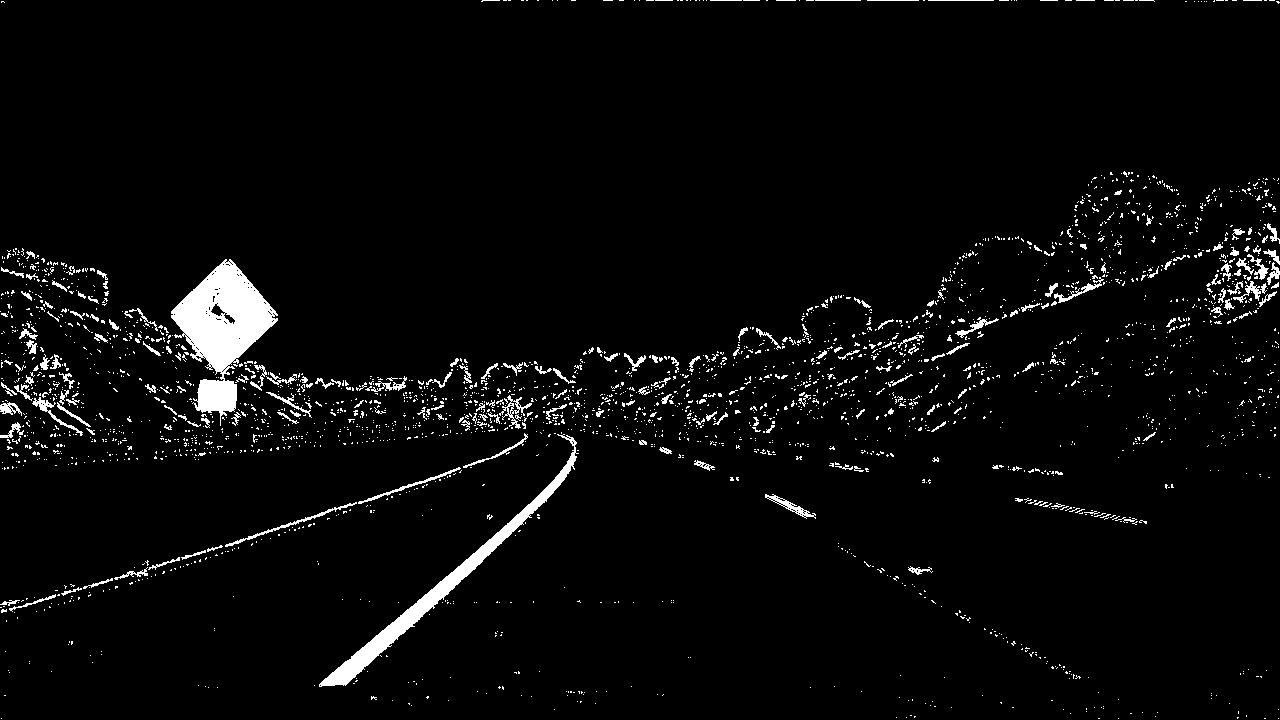
#> input picture src/output_images/thresholded_image.jpg, 1280 x 720 px
$ python perspective_transform.py
#> lines starting #> are read from the running program, lines starting #| are printed output that depends on the picture
import numpy as np
import cv2
import matplotlib.image as mpimg
import matplotlib.pyplot as plt
from threshold import Threshold


class PerpectiveTransform:

    # Static variables
    src = np.float32([[220., 720.], [555., 480.], [730., 480.], [1100., 720.]])
    dst = np.float32([[300, 720], [300, 0], [1280 - 300, 0], [1280 - 300, 720]])

    def __init__(self):
        self.M = None
        self.MInv = None

    def get_perspective_transform_matrix(self):
        """
        :return: Return the perspective transformation matrix
        """
        return self.M

    def get_inverse_perspective_transform_matrix(self):
        """
        :return: Return the perspective transformation matrix
        """
        return self.MInv

    def initialize_perspective_transform_matrix(self):
        """
        Given src and dst points, initialize the perspective transform matrix
        :return:
        """
        self.M = cv2.getPerspectiveTransform(PerpectiveTransform.src,
                                             PerpectiveTransform.dst)

    def initialize_inverse_perspective_transform_matrix(self):
        """
        Given src and dst points, initialize the perspective transform matrix
        :return:
        """
        self.MInv = cv2.getPerspectiveTransform(PerpectiveTransform.dst,
                                                PerpectiveTransform.src)

    def get_four_point_perspective_transform(self, image, M):
        """
        Creates a bird's eye view and returns the transformed image
        and the perspective transformation matrix
        :param image:
        :param: M: perspective transformation matrix
        :return: perspective transformed image
        """

        if M is None:
            print("Perspective transformation matrix is not initialized")
            return

        img = np.copy(image)
        im_shape = (img.shape[1], img.shape[0])

        # Warp the image using OpenCV warpPerspective()
        warped = cv2.warpPerspective(img, M, im_shape, flags=cv2.INTER_LINEAR)

        return warped

    def get_perspective_transform(self, image):
        if self.M is None:
            self.initialize_perspective_transform_matrix()

        return self.get_four_point_perspective_transform(image, self.M)

    def get_inverse_perspective_transform(self, image):
        if self.MInv is None:
            self.initialize_inverse_perspective_transform_matrix()

        return self.get_four_point_perspective_transform(image, self.MInv)


if __name__=="__main__":

    # Read an image
    img = mpimg.imread('output_images/thresholded_image.jpg')
#> img is the input picture: shape (720, 1280, 3); min 0, max 255, mean 9.4

    # Create a PerpectiveTransform object
    p = PerpectiveTransform()

    # Get the perspective transformed image
    perspective_transposed_image = p.get_perspective_transform(img)
#> in get_four_point_perspective_transform, `warped = cv2.warpPerspective(img, M, im_shape, flags=cv2.INTER_LINEAR)`:
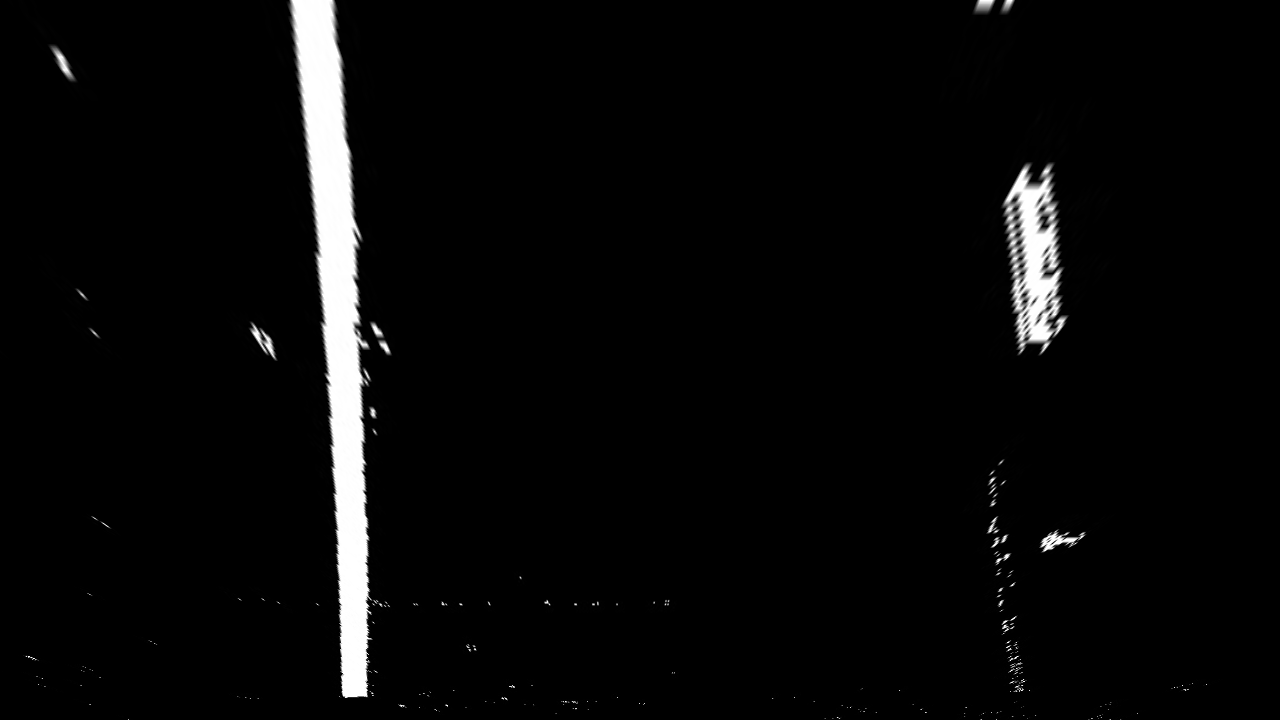
#> warped: shape (720, 1280, 3); min 0, max 255, mean 8.9
    inverse_perspective_transposed_image = p.get_inverse_perspective_transform(perspective_transposed_image)
#> in get_four_point_perspective_transform (call 2), `warped = cv2.warpPerspective(img, M, im_shape, flags=cv2.INTER_LINEAR)`:
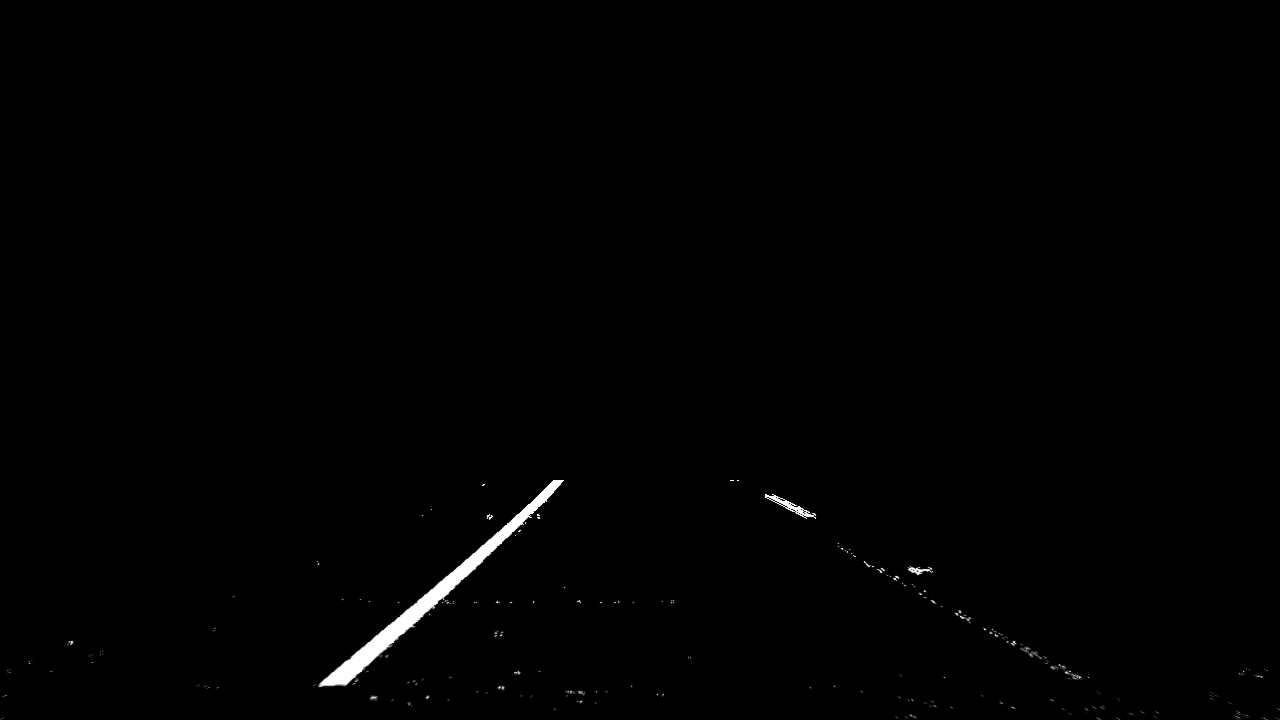
#> warped: shape (720, 1280, 3); min 0, max 255, mean 1.4

    # Plot the result
    f, (ax1, ax2) = plt.subplots(1, 2, figsize=(24, 9))
    f.tight_layout()

    ax1.imshow(img)
    ax1.set_title('Original Image', fontsize=40)
    ax2.imshow(perspective_transposed_image)
    ax2.set_title('Perspective Transformed', fontsize=40)

    plt.subplots_adjust(left=0., right=1, top=0.9, bottom=0.)

    f.savefig('output_images/perspective_combined.jpg')
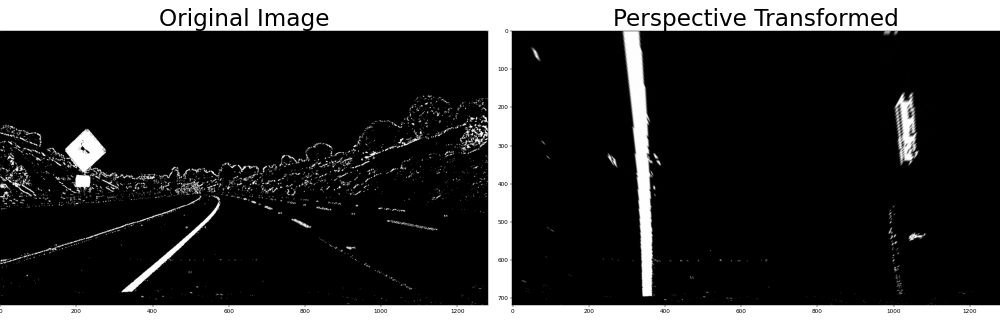
#> figure drawn by matplotlib, 2 panels
    plt.show()
